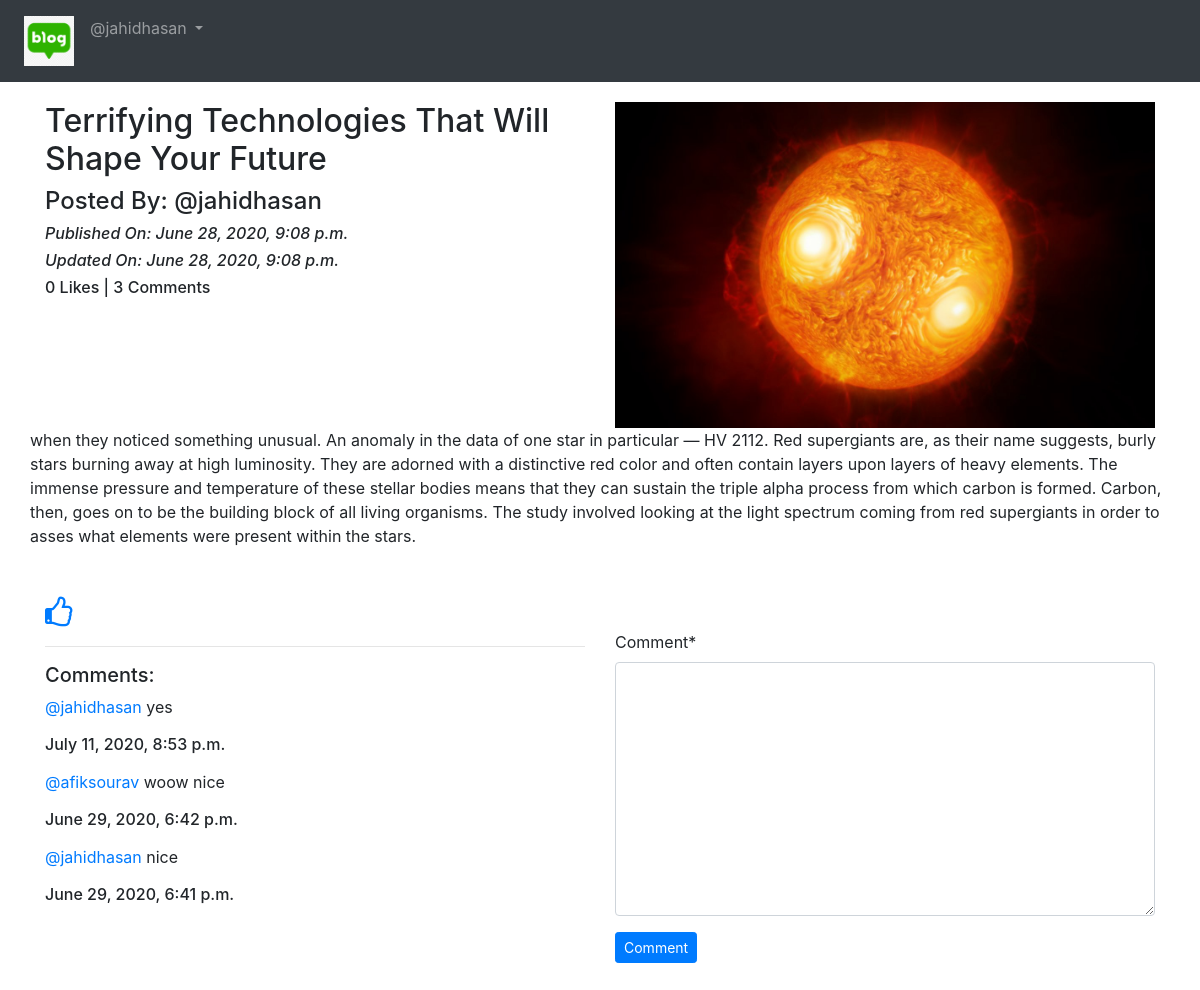
Screenshot of /blog/details/Terrifying-Technologies-That-Will-Shape-Your-Future-58cca33f-dbfe-4c71-8462-49a9234a116c (signed in) with the database file from the repository.
### App_Blog/models.py (models this page shows, shortened)
class Blog(models.Model):
    author = models.ForeignKey(User, on_delete=models.CASCADE, related_name='post_author')
    blog_title = models.CharField(max_length=264, verbose_name="Put a Title")
    slug = models.SlugField(max_length=264, unique=True)
    blog_content = models.TextField(verbose_name="What is on your mind?")
    blog_image = models.ImageField(upload_to='blog_images', verbose_name="Image")
    publish_date = models.DateTimeField(auto_now_add=True)
    update_date = models.DateTimeField(auto_now=True)
    class Meta:
        ordering = ['-publish_date',]

class Comment(models.Model):
    blog = models.ForeignKey(Blog, on_delete=models.CASCADE, related_name='blog_comment')
    user = models.ForeignKey(User, on_delete=models.CASCADE, related_name='user_comment')
    comment = models.TextField()
    comment_date = models.DateTimeField(auto_now_add=True)
    class Meta:
        ordering = ('-comment_date',)

### App_Blog/views.py (the view, shortened to what this page needs)
# urls.py: path('details/<slug:slug>',views.blog_details,name='blog_details'),
@login_required
def blog_details(request, slug):
    blog = Blog.objects.get(slug=slug)
    comment_form = CommentForm()
    already_liked = Likes.objects.filter(blog=blog, user= request.user)
    if already_liked:
        liked = True
    else:
        liked = False
    return render(request, 'App_Blog/blog_details.html', context={'blog':blog, 'comment_form':comment_form, 'liked':liked,})

### App_Blog/forms.py
class CommentForm(forms.ModelForm):
    class Meta:
        model = Comment
        fields = ('comment',)

### templates/App_Blog/blog_details.html (shortened to what this page needs)
{% extends 'index.html' %}
{% load crispy_forms_tags %}
{% block body_block %}
<div class="row">
  <div class="col-sm-6">
    <h2>{{blog.blog_title}}</h2>
    <h4>Posted By: @{{blog.author}}</h4>
    <i><h6>Published On: {{blog.publish_date}}</h6></i>
    <i><h6>Updated On: {{blog.update_date}}</h6></i>
    <h6>{{blog.liked_blog.count}} Likes | {{blog.blog_comment.count}} Comments</h6>
  </div>
  <div class="col-sm-6">
    <img src="/media/{{blog.blog_image}}" width="100%">
  </div>
  <p>
    {{blog.blog_content|linebreaks}}
  </p>
  </div>
  {% if not liked %}
  <a href="{% url 'App_Blog:liked_post' pk=blog.pk %}">
    <i class="fa fa-thumbs-o-up fa-2x" aria-hidden="true"></i>
  </a>
  {% else %}
  <a href="{% url 'App_Blog:unliked_post' pk=blog.pk %}">
    <i class="fa fa-thumbs-o-down fa-2x" aria-hidden="true"></i>
  </a>
  {% endif %}
  <div class="row">
    <div class="col-sm-6">
      <hr>
      <h5>Comments:</h5>
      {% for comment in blog.blog_comment.all %}
      <p><a href="#">@{{comment.user}}</a> {{comment.comment}}<br><h6>{{comment.comment_date}}</h6></p>
      {% endfor %}
    </div>
    <div class="col-sm-6">
      <form method="POST">
        {{ comment_form|crispy }}
        <button type="submit" class="btn btn-primary btn-sm">Comment</button>
      </form>
    </div>
  </div>
  <br>
  <br>
  {% endblock %}

### templates/index.html (shortened to what this page needs)
<!DOCTYPE html>
{% load static %}
<html lang="en" dir="ltr">
<head>
  <link rel="stylesheet" href="https://maxcdn.bootstrapcdn.com/bootstrap/4.4.1/css/bootstrap.min.css">
  <link href="https://maxcdn.bootstrapcdn.com/font-awesome/4.7.0/css/font-awesome.min.css" rel="stylesheet">
</head>
<body>
  <nav class="navbar navbar-expand-sm bg-dark navbar-dark">
    <ul class="navbar-nav">
      <li class="nav-item active">
        <a class="nav-link" href="{% url 'index' %}"><img src="/media/logo.png" width="50px"></a>
      </li>
      {% if user.is_authenticated %}
      <div class="nav-item dropdown">
        <a class="nav-link dropdown-toggle" href="#" id="navbardrop" data-toggle="dropdown">
          @{{user.username}}
        </a>
      </div>
      {% endif %}
    </ul>
  </nav>
  <div class="container" style="padding-top:20px">
    {% block body_block %}
    {% endblock %}
  </div>
</body>
</html>

### rows the page displays
Blog: blog_title "Terrifying Technologies That Will Shape Your Future", author "jahidhasan", publish_date "June 28, 2020, 9:08 p.m.", update_date "June 28, 2020, 9:08 p.m.", liked_blog.count "0", blog_comment.count "3", blog_image (picture), blog_content "when they noticed something unusual. An anomaly in the data of one star in particular — HV 2112. Red supergiants are, as their name suggests, burly stars burning away at high luminosity. They are adorned with a distinctive red color and often contain layers upon layers of heavy elements. The immense pressure and temperature of these stellar bodies means that they can sustain the triple alpha process from which carbon is formed. Carbon, then, goes on to be the building block of all living organisms. The study involved looking at the light spectrum coming from red supergiants in order to asses what elements were present within the stars."
Comment: user "jahidhasan", comment "yes", comment_date "July 11, 2020, 8:53 p.m."
Comment: user "afiksourav", comment "woow nice", comment_date "June 29, 2020, 6:42 p.m."
Comment: user "jahidhasan", comment "nice", comment_date "June 29, 2020, 6:41 p.m."

### other values shown
{{ user.username }} "jahidhasan"
